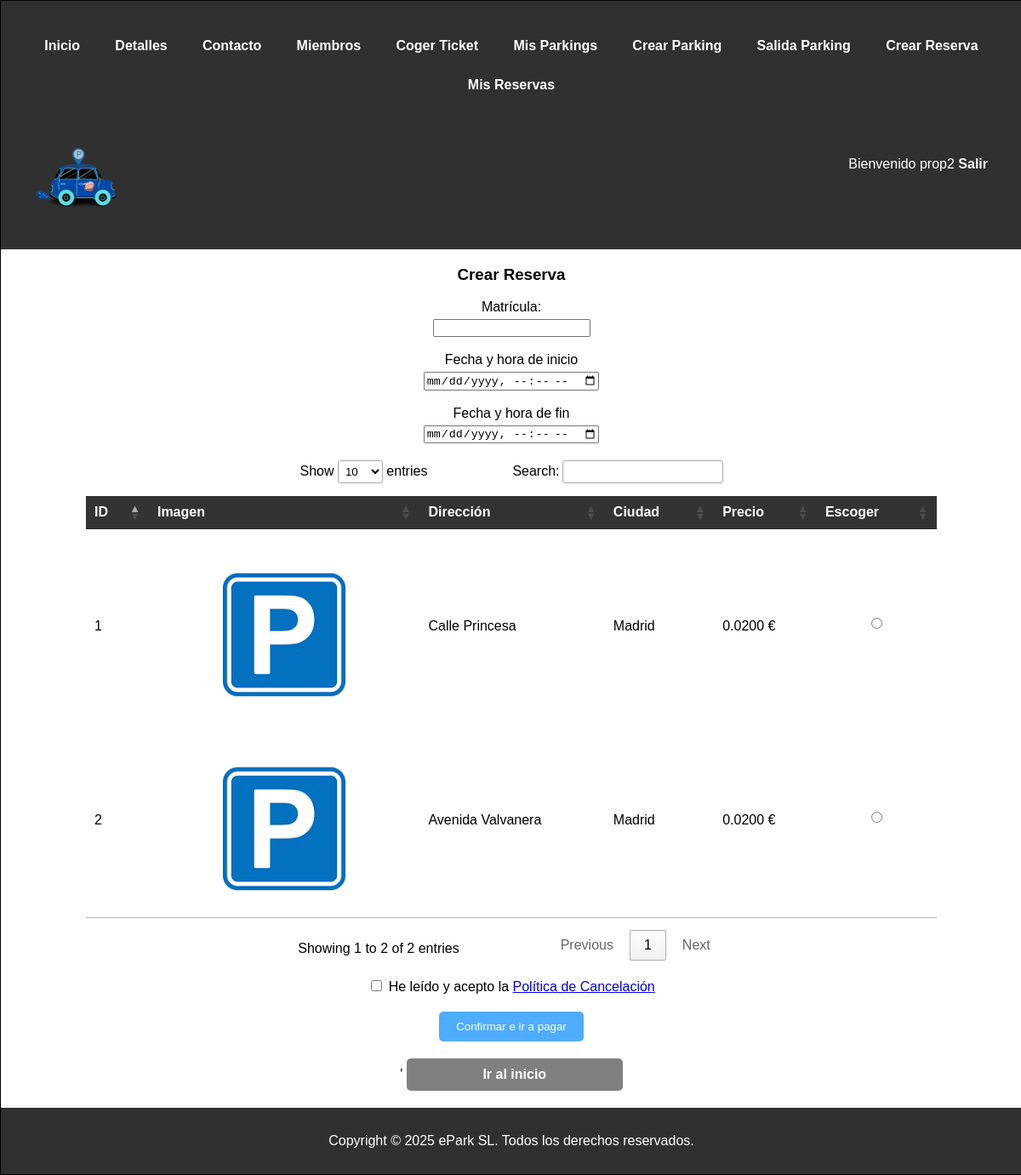
Page /crearReserva.php (signed in) on the committed database.
### tables this page shows
CREATE TABLE `Parking` (
  `id` int(10) NOT NULL AUTO_INCREMENT,
  `dni` varchar(9) NOT NULL,
  `dir` varchar(100) NOT NULL,
  `ciudad` varchar(100) NOT NULL,
  `CP` decimal(5,0) NOT NULL,
  `precio` decimal(5,4) NOT NULL,
  `nPlazas` int(11) NOT NULL,
  `img` varchar(100),
  PRIMARY KEY (`id`),
  CONSTRAINT `crearUsuario` FOREIGN KEY (`dni`) REFERENCES `Usuario` (`dni`) ON DELETE CASCADE ON UPDATE CASCADE,
  UNIQUE KEY `parkingCiudad` (`dir`, `ciudad`)
);

### includes/clases/parking/ParkingDAO.php (called while the page is built, shortened)
<?php
class ParkingDAO extends DAO {
    public function getAll() {
        $parkings = [];
        $conn = Aplicacion::getInstance()->getConexionBd();
        $query = "SELECT * FROM Parking";
        $result = $conn->query($query);
        while ($row = $result->fetch_assoc()) {
            $parkings[] = new TOParking(
                $row['id'] ?? null,
                $row['dni'] ?? null,
                $row['precio'] ?? null,
                $row['dir'] ?? null,
                $row['ciudad'] ?? null,
                $row['CP'] ?? null,
                $row['nPlazas'] ?? null,
                $row['img'] ?? null
            );
        }
        return $parkings;
    }
}
?>

### includes/clases/parking/SAParking.php (called while the page is built, shortened)
<?php
class SAParking{
    public static function mostrarParkings() {
        $daoParking = ParkingDAO::getSingleton();
        return $daoParking->getAll();
    }
}
?>

### includes/config.php (called while the page is built, shortened)
<?php
spl_autoload_register(function ($class) {
    $prefix = 'es\\ucm\\fdi\\aw\\ePark\\';
    $base_dirs = [
        __DIR__ . '/',
        __DIR__ . '/clases/',
        __DIR__ . '/clases/login/',
        __DIR__ . '/clases/parking/',
        __DIR__ . '/clases/ticket/',
        __DIR__ . '/clases/reserva/',
        __DIR__ . '/clases/usuario/',
        __DIR__ . '/clases/gestionTicket/',
        __DIR__ . '/clases/gestionReservas/',
        __DIR__ . '/clases/administracionParkings/',
        __DIR__ . '/clases/Pago/',
        __DIR__ . '/utils/',
        __DIR__ . '/vistas/comun/'
    ];
    $len = strlen($prefix);
    $relative_class = substr($class, $len);
    $file_path = str_replace('\\', '/', $relative_class) . '.php';
    foreach ($base_dirs as $base_dir) {
        $file = $base_dir . $file_path;
        if (file_exists($file)) {
            return;
        }
    }
});
?>

### includes/clases/parking/TOParking.php (called while the page is built, shortened)
<?php
class TOParking {
    private $id;
    private $dir;
    private $ciudad;
    private $precio;
    private $img;
    public function __construct($id, $dni, $precio, $dir, $ciudad, $CP, $n_plazas, $img=null) {
        $this->id = $id;
        $this->dir = $dir;
        $this->ciudad = $ciudad;
        $this->precio = $precio;
        $this->img = $img;
    }
    public function getId() { return $this->id; }
    public function getDir() { return $this->dir; }
    public function getCiudad() { return $this->ciudad; }
    public function getPrecio() { return $this->precio; }
    public function getImg() { return $this->img; }
}
?>

### includes/clases/gestionReservas/crearForm.php (the view, shortened to what this page needs)
<?php
class crearForm extends formBase
{
    protected function CreateFields($datos)
    {
        $matricula = htmlspecialchars($datos['matricula'] ?? '');
        $idSeleccionado = $datos['parking_id'] ?? '';
        $parkings = SAParking::mostrarParkings();
        $minIni = (new \DateTimeImmutable('+2 hours'))->format('Y-m-d\TH:i');
        $minFin = (new \DateTimeImmutable('+4 hours'))->format('Y-m-d\TH:i');
        $html = <<<EOF
        <label for="matricula">Matrícula:</label>
        <input type="text" id="matricula" name="matricula" required pattern="\d{4}[A-Za-z]{3}"
        title="Introduce una matrícula válida: 4 dígitos seguidos de 3 letras (ej. 1234ABC)" value="{$matricula}">
        <br><br>
        <label for="fecha_ini">Fecha y hora de inicio</label>
        <input type="datetime-local" id="fecha_ini" name="fecha_ini" required
            min="{$minIni}">
        <br><br>
        <label for="fecha_fin">Fecha y hora de fin</label>
        <input type="datetime-local" id="fecha_fin" name="fecha_fin" required
            min="{$minFin}">
        <div class="tabla-responsive">
        <table id="tablaParkings">
            <thead><tr>
                <th>ID</th>
                <th>Imagen</th>
                <th>Dirección</th>
                <th>Ciudad</th>
                <th>Precio</th>
                <th>Escoger</th>
            </tr></thead>
            <tbody>
        EOF;
        foreach ($parkings as $parking) {
            $id = htmlspecialchars($parking->getId());
            $dir = htmlspecialchars($parking->getDir());
            $ciudad = htmlspecialchars($parking->getCiudad());
            $precio = htmlspecialchars($parking->getPrecio());
            $checked = ($idSeleccionado == $id) ? 'checked' : '';
            $imgPath = (!empty($parking->getImg()) && file_exists($parking->getImg())) ? $parking->getImg() : "img/default.png";
            $img = htmlspecialchars($imgPath);
            $html .= <<<EOF
            <tr>
                <td>{$id}</td>
                <td><img src="{$img}" alt="Imagen del parking"></td>
                <td>{$dir}</td>
                <td>{$ciudad}</td>
                <td>{$precio} €</td>
                <td>
                    <label><input type="radio" name="parking_id" value="{$id}" {$checked}></label>
                </td>
            </tr>
            EOF;
        }
        $html .= "</tbody>";
        $html .= "</table>";
        $html .="</div>";
        $html .= <<<EOF
            <label for="politica">
                <input type="checkbox" id="politica" name="politica" class="form-check-input" required>
                He leído y acepto la <a href="politicaCancelacion.php" target="_blank">Política de Cancelación</a>
            </label>
            <button type="submit"">Confirmar e ir a pagar</button>'
        EOF;
        $htmlinicio = <<<EOF
            <a href="index.php" class="btn-link">Ir al inicio</a>
        EOF;
        return $html .= $htmlinicio;
    }
}

### includes/vistas/comun/formBase.php (shortened to what this page needs)
<?php
abstract class formBase
{
    protected $formId;
    protected $action;
    public function __construct($formId, $opciones = array())
    {
        $this->formId = $formId;
        $opcionesPorDefecto = array('action' => null,);
        $opciones = array_merge($opcionesPorDefecto, $opciones);
        $this->action   = $opciones['action'];
        if (!$this->action) {
            $this->action = htmlentities($_SERVER['PHP_SELF']);
        }
    }
    public function Manage()
    {
        if (! $this->IsSent($_POST)) {
            return $this->Create();
        }
    }
    private function IsSent(&$params)
    {
        return isset($params['action']) && $params['action'] == $this->formId;
    }
    protected function Create($errores = array(), &$datos = array())
    {
        $html = $this->CreateErrors($errores);
        $html .= '<form method="POST" action="' . $this->action . '" id="' . $this->formId . '" >';
        $html .= '<input type="hidden" name="action" value="' . $this->formId . '" />';
        $html .= $this->CreateFields($datos);
        $html .= '</form>';
        return $html;
    }
    protected function CreateErrors($errores)
    {
        $html = '';
        $numErrores = count($errores);
        return $html;
    }
}

### crearReserva.php (shortened to what this page needs)
<?php
require_once __DIR__ . '/includes/config.php';
if(empty($_SESSION['login'])){
    $html = <<<EOF
    <p>Por favor inicia sesión para acceder a la funcionalidad</p>
    EOF;
}
else{
    $dni = $_SESSION['dni'];
    $form = new \es\ucm\fdi\aw\ePark\crearForm($dni);
    $html = $form->Manage();
}
$contenidoPrincipal = <<<EOS
    <h3>Crear Reserva</h3>
    $html
    <script src="JS/validacionFecha.js"></script>
    <script src="https://code.jquery.com/jquery-3.6.0.min.js"></script>
    <script
    src="https://cdn.datatables.net/1.13.4/js/jquery.dataTables.min.js">
    </script>
    <script src="JS/tabla.js"></script>
EOS;
require_once __DIR__ .'/includes/vistas/plantilla/plantilla.php';
?>

### includes/vistas/plantilla/plantilla.php (shortened to what this page needs)
<!DOCTYPE html>
<html>
<head>
    <link rel="stylesheet" media="screen and (min-width: 700px)" type="text/css" href="<?= RUTA_CSS ?>/estiloPC.css" />
    <link rel="stylesheet" media="screen and (max-width: 699px)" type="text/css" href="<?= RUTA_CSS ?>/estiloMovil.css" />
    <link rel="stylesheet" type="text/css" href="<?= RUTA_CSS ?>/estilo.css" />
    <link rel="stylesheet" href="https://cdn.datatables.net/1.13.4/css/jquery.dataTables.min.css"/>
</head>
<body>
    <div id="container">
        <?php require RAIZ_APP . "/vistas/comun/cabecera.php"; ?>
        <main>
            <article>
                <?= $contenidoPrincipal ?>
            </article>
        </main>
        <?php require RAIZ_APP . "/vistas/comun/pie.php"; ?>
</body>
</html>

### includes/vistas/comun/cabecera.php
<?php
function mostrarSaludo()
{
    $rutaApp = RUTA_APP;
    if (isset($_SESSION['nombre']) && ($_SESSION["login"] === true)) {
        echo "Bienvenido {$_SESSION['nombre']} <a href='{$rutaApp}/logout.php'>Salir</a>";
    } else {
        echo "Usuario desconocido <a href='{$rutaApp}/login.php'>Login</a> <a href='{$rutaApp}/register.php'>Registro</a>";
    }
}
?>
<header>
     <div class="navbar">
        <a href="index.php">Inicio</a>
        <a href="detalles.php">Detalles</a>
        <a href="contacto.php">Contacto</a>
        <a href="miembros.php">Miembros</a>
        <a href="ticket.php">Coger Ticket</a>
        <a href="misParkings.php">Mis Parkings</a>
        <a href="crearParking.php">Crear Parking</a>
        <a href="pagoVista.php">Salida Parking</a>
        <a href="crearReserva.php">Crear Reserva</a>
        <a href="misReservas.php">Mis Reservas</a>
    </div>
<div class="barra-superior">
    <img src="img/logo.png" alt="Logo" class="logo">
    <div class="saludo">
        <?php mostrarSaludo(); ?>
    </div>
    </div>
</header>
</html>

### includes/vistas/comun/pie.php
<footer>
Copyright © 2025 ePark SL. Todos los derechos reservados.
</footer>

### CSS/estilo.css (style rules this page uses)
html,body { font-family: Arial, sans-serif; margin: 0px; background-color: white; justify-content: center; align-items: center; text-align: center; }
div#container { width: 100%; margin: auto; border: 1px solid black; background-color: white; }
header { padding: 30px; height: 20%; background-color: #303030; color: white; }
.navbar { flex-basis: 25%; display:flex; justify-content: space-evenly; flex-wrap: wrap; width: 100%; }
.navbar a { color: white; text-decoration: none; padding: 14px 20px; }
.barra-superior { display: flex; align-items: center; padding: 10px ; background-color: #303030; }
.logo { height: 100px; }
main { flex-basis: 50%; background-color: white; }
footer { clear: both; padding: 30px; background-color: #303030; color: white; text-align: center; margin-top: 20px; }
header a, header a:visited { color: whitesmoke; font-weight: bold; text-decoration: none; }
div.saludo { width: 100%; text-align: right; }
label { text-align: center; margin: 0 auto 5px; display: block; }
input[type="radio"] { margin: 0; }
.btn-link { width:17%; display: inline-block; padding: 10px 25px; background-color:grey; color: white; text-decoration: none; border-radius: 5px; font-weight: bold; border: none; transition: background-color 0.3s; cursor: pointer; }
button { display:block; margin: 20px auto; padding: 10px 20px; background: #4facfe; color: white; border: none; border-radius: 5px; cursor:pointer; }
table { width: 90%; max-width: 1000px; margin: 20px auto; border-collapse: collapse; background: #fff; }
.tabla-responsive { overflow-x: auto; width: 100%; }
th { background-color: #333; color: #fff; }
th, td { padding: 10px; text-align: justify; }
img { display: block; margin: 20px auto 0; max-width: 80%; height: auto; }
input[type="text"] { width: margin 0; }

### rows in the picture
parking: id "1", dir "Calle Princesa", ciudad "Madrid", precio "0.0200"
parking: id "2", dir "Avenida Valvanera", ciudad "Madrid", precio "0.0200"

### other values in the picture
$_SESSION['nombre'] "prop2"
